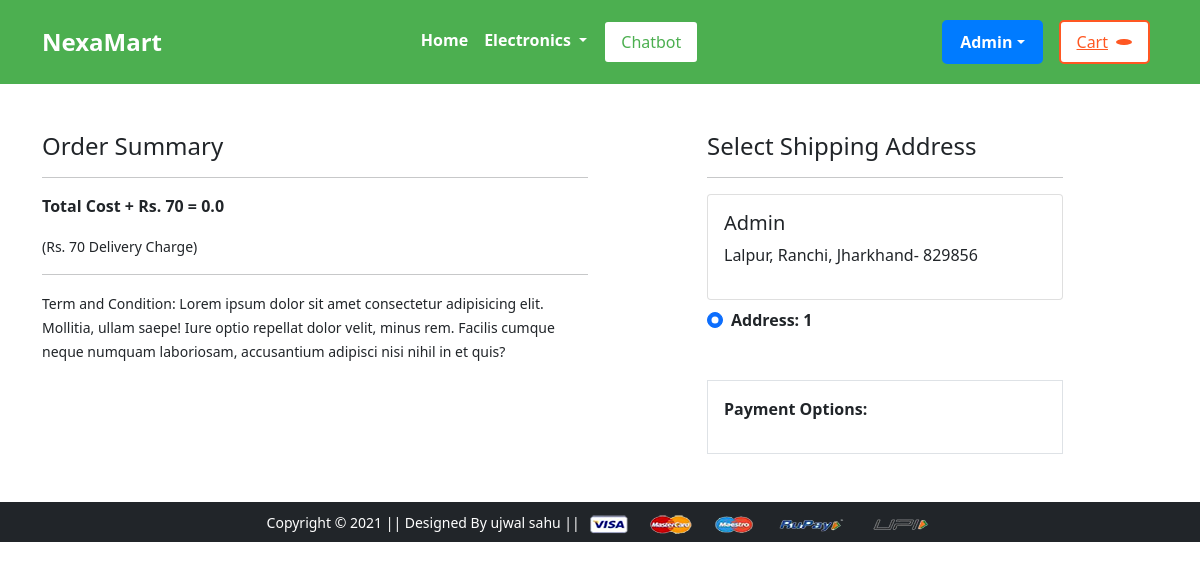
Screenshot of /checkout/ (signed in) with the database file from the repository.
### app/models.py (models this page shows, shortened)
class Customer(models.Model):
 user = models.ForeignKey(User, on_delete=models.CASCADE)
 name = models.CharField(max_length=200)
 locality = models.CharField(max_length=200)
 city = models.CharField(max_length=50)
 zipcode = models.IntegerField()
 state = models.CharField(choices=STATE_CHOICES, max_length=50)

### app/views.py (the view)
# urls.py: path('checkout/', views.checkout, name='checkout'),
@login_required
def checkout(request):
	user = request.user
	add = Customer.objects.filter(user=user)
	cart_items = Cart.objects.filter(user=request.user)
	amount = 0.0
	shipping_amount = 70.0
	totalamount=0.0
	cart_product = [p for p in Cart.objects.all() if p.user == request.user]
	if cart_product:
		for p in cart_product:
			tempamount = (p.quantity * p.product.discounted_price)
			amount += tempamount
		totalamount = amount+shipping_amount
	return render(request, 'app/checkout.html', {'add':add, 'cart_items':cart_items, 'totalcost':totalamount})

### app/templates/app/checkout.html (shortened to what this page needs)
{% extends 'app/base.html' %}
{% load static %}
{% block main-content %}
<div class="container">
 <div class="row mt-5">
  <div class="col-sm-6">
    <h4>Order Summary</h4>
    <hr>
    <p class="fw-bold">Total Cost + Rs. 70  = {{totalcost}}</p>
    <small>(Rs. 70 Delivery Charge)</small> <hr>
    <small>Term and Condition: Lorem ipsum dolor sit amet consectetur adipisicing elit. Mollitia, ullam saepe! Iure optio repellat dolor velit, minus rem. Facilis cumque neque numquam laboriosam, accusantium adipisci nisi nihil in et quis?</small>
  </div>
  <div class="col-sm-4 offset-sm-1">
    <h4>Select Shipping Address</h4>
    <hr>
    <form action="/paymentdone" id="myform">
    {% for ad in add %}
      <div class="card">
        <div class="card-body">
        <h5>{{ad.name}}</h5>
        <p>{{ad.locality}}, {{ad.city}}, {{ad.state}}- {{ad.zipcode}}</p>
        </div>
      </div>
        <div class="form-check mt-2 mb-5">
          <input class="form-check-input" type="radio" name="custid" id="custadd{{forloop.counter}}" value="{{ad.id}}" checked>
          <label class="form-check-label fw-bold" for="custadd{{forloop.counter}}">
            Address: {{ forloop.counter }} </label>
        </div>
      {% endfor %}
        <div class="border p-3">
          <p class="fw-bold">Payment Options:</p>
        </div>
      </form>
    </div>
  </div>
</div>
{% endblock main-content %}

### app/templates/app/base.html (shortened to what this page needs)
<!doctype html>
{% load static %}
<html lang="en">
  <head>
    <link href="https://cdn.jsdelivr.net/npm/bootstrap@5.0.0-beta1/dist/css/bootstrap.min.css" rel="stylesheet">
    <link rel="stylesheet" href="{% static 'app/css/owl.carousel.min.css' %}">
    <link rel="stylesheet" href="{% static 'app/css/all.min.css' %}">
    <link rel="stylesheet" href="{% static 'app/css/style.css' %}">
  </head>
  <body>
    <nav class="navbar navbar-expand-lg navbar-dark bg-primary">
     <div class="container">
       <a class="navbar-brand" href="/">NexaMart</a>
       <div class="collapse navbar-collapse" id="navbarSupportedContent">
         <ul class="navbar-nav me-auto mb-2 mb-lg-0">
           <li class="nav-item">
             <a class="nav-link active" aria-current="page" href="/">Home</a>
           </li>
           <li class="nav-item dropdown">
             <a class="nav-link dropdown-toggle text-white" href="#" id="electronicsDropdown" role="button" data-bs-toggle="dropdown" aria-expanded="false">
               Electronics
             </a>
           </li>
           <li class="nav-item">
             <button id="chatbotNavbarBtn" class="btn btn-warning ms-2">Chatbot</button>
           </li>
         </ul>
         <div>
          <ul class="navbar-nav me-auto mb-2 mb-lg-0">
          {% if request.user.is_authenticated %}
           <li class="nav-item dropdown mx-2">
              <a class="nav-link dropdown-toggle user-btn" href="#" id="profileDropdown" role="button" data-bs-toggle="dropdown" aria-expanded="false">
                {{request.user.username|capfirst}}
              </a>
            </li>
            <li class="nav-item mx-2">
              <a href="{% url 'showcart' %}" class="cart-btn">
                Cart
                <span class="cart-badge">{{totalitem}}</span>
              </a>
            </li>
            {% endif %}
          </ul>
         </div>
       </div>
     </div>
    </nav>
    {% block main-content %} {% endblock main-content %}
    <footer class="container-fluid bg-dark text-center p-2 mt-5">
        <small class="text-white">Copyright &copy; 2021 || Designed By ujwal sahu || </small>
        <img src="{% static 'app/images/payment.png' %}" alt="" srcset="" class="img-fluid" height="2px">
    </footer>
  </body>
</html>

### app/static/app/css/style.css (style rules this page uses)
.navbar { background-color: #4caf50 !important; padding: 1.2rem; }
.navbar .nav-link { color: #ffffff !important; font-weight: bold; padding: 0.5rem 1rem; border-radius: 5px; transition: all 0.3s ease; }
.navbar .btn { background-color: #ffffff !important; color: #4caf50 !important; border: 2px solid #4caf50; border-radius: 5px; padding: 0.5rem 1rem; transition: all 0.3s ease; }
footer { background-color: #16213e; color: #fff; padding: 1.5rem; }
#chatbotNavbarBtn { background-color: #ffffff !important; color: #4caf50 !important; border: 2px solid #4caf50; border-radius: 5px; padding: 0.5rem 1rem; transition: all 0.3s ease; }

### app/templates/app/base.html (style rules this page uses)
.navbar .nav-item .btn { display: inline-block; padding: 0.5rem 1rem; border-radius: 5px; border: 2px solid #4caf50; background-color: #ffffff; color: #4caf50; transition: all 0.3s ease; }
.navbar-brand { font-size: 1.5rem; font-weight: bold; }
.navbar-nav { margin-left: auto; margin-right: auto; width: fit-content; }
.navbar .nav-item .cart-btn { display: inline-flex; align-items: center; padding: 0.5rem 1rem; border-radius: 5px; border: 2px solid #ff5722; background-color: #ffffff; color: #ff5722; transition: all 0.3s ease; }
.navbar .nav-item .cart-badge { margin-left: 0.5rem; background-color: #ff5722; color: #ffffff; border-radius: 50%; padding: 0.2rem 0.5rem; font-size: 0.9rem; }
.navbar .nav-item .user-btn { display: inline-flex; align-items: center; padding: 0.5rem 1rem; border-radius: 5px; border: 2px solid #007bff; background-color: #007bff; color: #ffffff; transition: all 0.3s ease; }

### rows the page displays
Customer: name "Admin", locality "Lalpur", city "Ranchi", state "Jharkhand", zipcode "829856"

### other values shown
{{ request.user.username|capfirst }} "Admin"
{{ totalcost }} "0.0"
